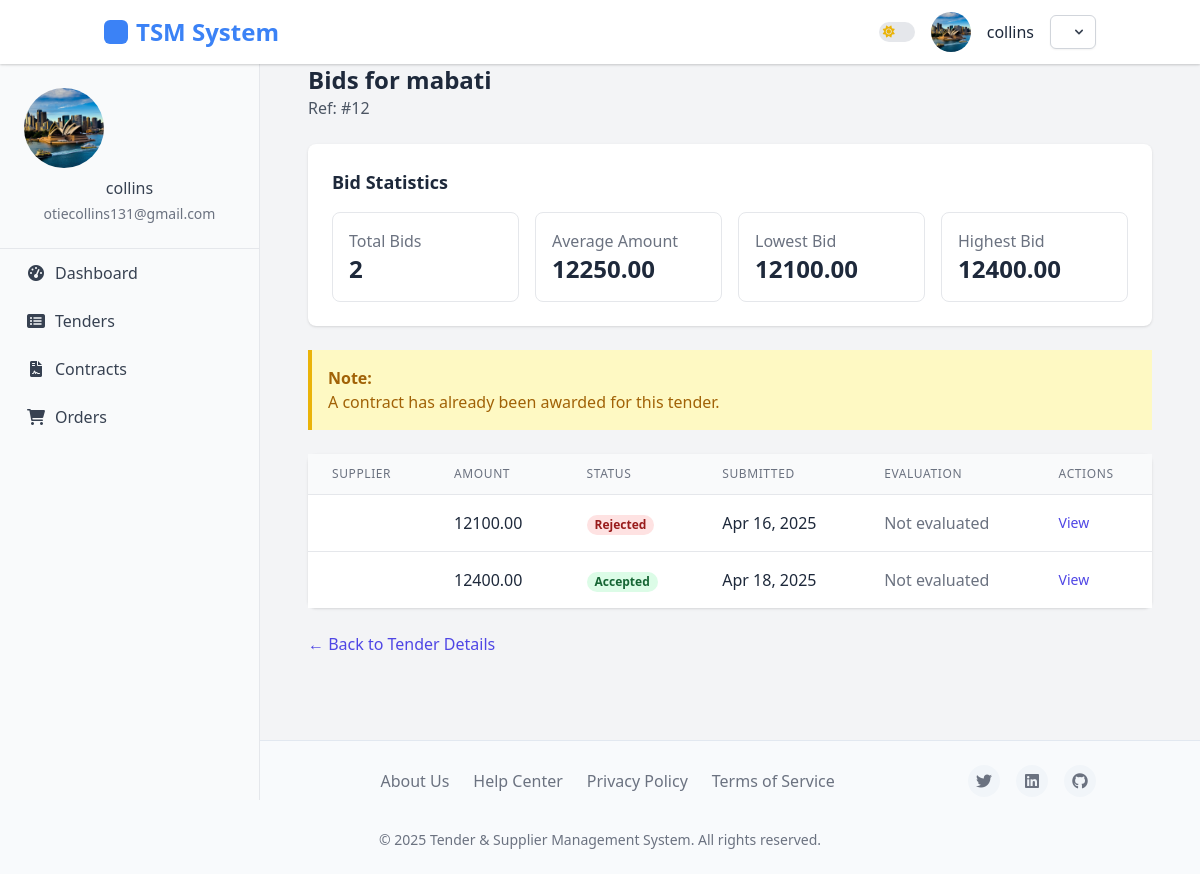
Page /bidding/tender/2/bids/ (signed in) on the committed database.
### accounts/models.py (models this page shows, shortened)
class User(AbstractUser):
    USER_TYPE_CHOICES = (
        ('buyer', 'Buyer'),
        ('supplier', 'Supplier'),
        ('admin', 'Administrator'),
    )
    user_type = models.CharField(
        max_length=10,
        choices=USER_TYPE_CHOICES,
        default='buyer',
        verbose_name=_('User Type')
    )
    company_name = models.CharField(max_length=100, blank=True)
    phone_number = models.CharField(max_length=20, blank=True)
    email = models.EmailField(_('email address'), unique=True)
    USERNAME_FIELD = 'email'
    REQUIRED_FIELDS = ['username', 'user_type']
    @property
    def is_buyer(self):
        return self.user_type == 'buyer'
    class Meta:
        permissions = [
            ("manage_buyers", "Can manage buyer accounts"),
            ("manage_suppliers", "Can manage supplier accounts"),
        ]

class UserProfile(models.Model):
    user = models.OneToOneField(User, on_delete=models.CASCADE, related_name='profile')
    profile_picture = models.ImageField(upload_to='profile_pics/', blank=True, null=True)
    address = models.TextField(blank=True)
    city = models.CharField(max_length=100, blank=True)
    state = models.CharField(max_length=100, blank=True)
    country = models.CharField(max_length=100, blank=True)
    postal_code = models.CharField(max_length=20, blank=True)
    tax_id = models.CharField(max_length=50, blank=True)
    registration_date = models.DateTimeField(auto_now_add=True)
    last_active = models.DateTimeField(auto_now=True)
    business_category = models.CharField(max_length=100, blank=True)
    years_in_business = models.PositiveIntegerField(default=0)
    department = models.CharField(max_length=100, blank=True)
    position = models.CharField(max_length=100, blank=True)

### tenders/models.py (models this page shows, shortened)
class Tender(models.Model):
    title = models.CharField(max_length=200)
    reference_number = models.CharField(max_length=50, unique=True)
    description = models.TextField()
    requirements = models.TextField()
    budget = models.DecimalField(max_digits=15, decimal_places=2, null=True, blank=True)
    created_at = models.DateTimeField(auto_now_add=True)
    updated_at = models.DateTimeField(auto_now=True)
    submission_deadline = models.DateTimeField()
    is_active = models.BooleanField(default=True)
    categories = models.ManyToManyField(TenderCategory, related_name='tenders')
    current_stage = models.ForeignKey(TenderStage, on_delete=models.SET_NULL, null=True, related_name='tenders')
    created_by = models.ForeignKey(settings.AUTH_USER_MODEL, on_delete=models.CASCADE, related_name='created_tenders')

### bidding/models.py (models this page shows, shortened)
class Bid(models.Model):
    tender = models.ForeignKey(Tender, on_delete=models.CASCADE, related_name='bids')
    supplier = models.ForeignKey(settings.AUTH_USER_MODEL, on_delete=models.CASCADE, related_name='bids')
    amount = models.DecimalField(max_digits=15, decimal_places=2)
    description = models.TextField()
    technical_details = models.TextField()
    delivery_timeline = models.IntegerField(help_text="Delivery time in days")
    created_at = models.DateTimeField(auto_now_add=True)
    updated_at = models.DateTimeField(auto_now=True)
    STATUS_CHOICES = (
        ('pending', 'Pending Review'),
        ('under_review', 'Under Review'),
        ('accepted', 'Accepted'),
        ('rejected', 'Rejected'),
    )
    status = models.CharField(max_length=20, choices=STATUS_CHOICES, default='pending')
    class Meta:
        unique_together = ('tender', 'supplier')
        ordering = ['amount']

### bidding/views.py (the view)
# urls.py: path('tender/<int:tender_id>/bids/', views.bid_list, name='bid_list'),
@login_required
def bid_list(request, tender_id):
    tender = get_object_or_404(Tender, pk=tender_id)
    if request.user != tender.created_by:
        bid = get_object_or_404(Bid, tender=tender, supplier=request.user)
        return redirect('bidding:bid_detail', pk=bid.pk)
    bids = Bid.objects.filter(tender=tender)
    stats = {
        'count': bids.count(),
        'avg_amount': bids.aggregate(Avg('amount'))['amount__avg'],
        'min_amount': bids.aggregate(Min('amount'))['amount__min'],
        'max_amount': bids.aggregate(Max('amount'))['amount__max'],
    }
    has_contract = Contract.objects.filter(tender=tender).exists()
    return render(request, 'bidding/bid_list.html', {
        'tender': tender,
        'bids': bids,
        'stats': stats,
        'has_contract': has_contract
    })

### bidding/templates/bidding/bid_list.html (shortened to what this page needs)
{% extends 'base.html' %}
{% block content %}
<div class="container mx-auto px-4 py-8">
    <div class="mb-6">
        <h1 class="text-2xl font-bold">Bids for {{ tender.title }}</h1>
        <p class="text-gray-600">Ref: {{ tender.reference_number }}</p>
    </div>
    {% if bids %}
        <div class="bg-white rounded-lg shadow mb-6 p-6">
            <h2 class="text-lg font-semibold mb-4">Bid Statistics</h2>
            <div class="grid grid-cols-1 md:grid-cols-4 gap-4">
                <div class="border rounded-lg p-4">
                    <p class="text-gray-500">Total Bids</p>
                    <p class="text-2xl font-bold">{{ stats.count }}</p>
                </div>
                <div class="border rounded-lg p-4">
                    <p class="text-gray-500">Average Amount</p>
                    <p class="text-2xl font-bold">{{ stats.avg_amount|floatformat:2 }}</p>
                </div>
                <div class="border rounded-lg p-4">
                    <p class="text-gray-500">Lowest Bid</p>
                    <p class="text-2xl font-bold">{{ stats.min_amount|floatformat:2 }}</p>
                </div>
                <div class="border rounded-lg p-4">
                    <p class="text-gray-500">Highest Bid</p>
                    <p class="text-2xl font-bold">{{ stats.max_amount|floatformat:2 }}</p>
                </div>
            </div>
        </div>
        {% if has_contract %}
            <div class="bg-yellow-100 border-l-4 border-yellow-500 text-yellow-700 p-4 mb-6" role="alert">
                <p class="font-bold">Note:</p>
                <p>A contract has already been awarded for this tender.</p>
            </div>
        {% endif %}
        <div class="bg-white rounded-lg shadow">
            <div class="overflow-x-auto">
                <table class="min-w-full divide-y divide-gray-200">
                    <thead>
                        <tr>
                            <th class="px-6 py-3 bg-gray-50 text-left text-xs font-medium text-gray-500 uppercase tracking-wider">Supplier</th>
                            <th class="px-6 py-3 bg-gray-50 text-left text-xs font-medium text-gray-500 uppercase tracking-wider">Amount</th>
                            <th class="px-6 py-3 bg-gray-50 text-left text-xs font-medium text-gray-500 uppercase tracking-wider">Status</th>
                            <th class="px-6 py-3 bg-gray-50 text-left text-xs font-medium text-gray-500 uppercase tracking-wider">Submitted</th>
                            <th class="px-6 py-3 bg-gray-50 text-left text-xs font-medium text-gray-500 uppercase tracking-wider">Evaluation</th>
                            <th class="px-6 py-3 bg-gray-50 text-left text-xs font-medium text-gray-500 uppercase tracking-wider">Actions</th>
                        </tr>
                    </thead>
                    <tbody class="bg-white divide-y divide-gray-200">
                        {% for bid in bids %}
                        <tr>
                            <td class="px-6 py-4 whitespace-nowrap">
                            </td>
                            <td class="px-6 py-4 whitespace-nowrap">
                                {{ bid.amount|floatformat:2 }}
                            </td>
                            <td class="px-6 py-4 whitespace-nowrap">
                                {% if bid.status == 'accepted' %}
                                <span class="px-2 inline-flex text-xs leading-5 font-semibold rounded-full bg-green-100 text-green-800">Accepted</span>
                                {% elif bid.status == 'rejected' %}
                                <span class="px-2 inline-flex text-xs leading-5 font-semibold rounded-full bg-red-100 text-red-800">Rejected</span>
                                {% else %}
                                <span class="px-2 inline-flex text-xs leading-5 font-semibold rounded-full bg-yellow-100 text-yellow-800">Pending</span>
                                {% endif %}
                            </td>
                            <td class="px-6 py-4 whitespace-nowrap">
                                {{ bid.created_at|date:"M d, Y" }}
                            </td>
                            <td class="px-6 py-4 whitespace-nowrap">
                                {% if bid.evaluation %}
                                    <span class="px-2 inline-flex text-xs leading-5 font-semibold rounded-full bg-blue-100 text-blue-800">
                                        Score: {{ bid.evaluation.score }}/10
                                    </span>
                                {% else %}
                                    <span class="text-gray-500">Not evaluated</span>
                                {% endif %}
                            </td>
                            <td class="px-6 py-4 whitespace-nowrap text-sm font-medium space-x-2">
                                <a href="{% url 'bidding:bid_detail' bid.id %}" class="text-indigo-600 hover:text-indigo-900">View</a>
                            </td>
                        </tr>
                        {% endfor %}
                    </tbody>
                </table>
            </div>
        </div>
    {% else %}
        <div class="bg-white rounded-lg shadow p-6">
            <p>No bids have been submitted for this tender yet.</p>
        </div>
    {% endif %}
    <div class="mt-6">
        <a href="{% url 'tenders:tender_detail' tender.id %}" class="text-indigo-600 hover:text-indigo-900">← Back to Tender Details</a>
    </div>
</div>
{% endblock %}

### accounts/templates/base.html (shortened to what this page needs)
<!DOCTYPE html>
<html lang="en" class="light">
    <head>
    <script src="https://cdn.tailwindcss.com"></script>
    <link rel="stylesheet" href="https://cdnjs.cloudflare.com/ajax/libs/font-awesome/6.0.0-beta3/css/all.min.css">
</head>
<body>
    <aside class="sidebar">
        <div class="sidebar-profile">
            {% if user.is_authenticated %}
                {% if user.profile.profile_picture %}
                    <img src="{{ user.profile.profile_picture.url }}" alt="{{ user.username }}'s Avatar">
                {% endif %}
                <h6>{{ user.get_full_name|default:user.username }}</h6>
                <p class="text-sm">{{ user.email }}</p>
            {% endif %}
        </div>
        <nav class="sidebar-nav">
            <ul>
                {% if user.is_authenticated %}
                    {% if user.is_buyer %}
                        <li><a href="{% url 'dashboard:buyer_dashboard' %}" {% if request.resolver_match.url_name == 'buyer_dashboard' %}class="active"{% endif %}><i class="fas fa-tachometer-alt"></i> Dashboard</a></li>
                        <li><a href="{% url 'tenders:tender_list' %}" {% if request.resolver_match.url_name == 'tender_list' %}class="active"{% endif %}><i class="fas fa-list-alt"></i> Tenders</a></li>
                        <li><a href="{% url 'contracts:contract_list' %}" {% if request.path == '/contracts/' %}class="active"{% endif %}><i class="fas fa-file-contract"></i> Contracts</a></li>
                        <li><a href="{% url 'orders:order_list' %}"><i class="fas fa-shopping-cart"></i> Orders</a></li>
                    {% endif %}
                {% endif %}
            </ul>
        </nav>
    </aside>
    <header>
        <nav class="container mx-auto px-4">
            <div class="logo">
                <a href="{% url 'home' %}" class="text-2xl font-bold">TSM System</a>
            </div>
            <div class="profile">
                <div class="theme-toggle-container">
                    <label class="relative inline-flex items-center cursor-pointer">
                        <span class="w-9 h-5 bg-gray-200 peer-focus:outline-none peer-focus:ring-2 peer-focus:ring-primary-300 dark:bg-gray-700 rounded-full peer dark:peer-focus:ring-primary-600 peer-checked:bg-primary-600 relative">
                            <i class="fas fa-sun absolute left-1 top-1/2 -translate-y-1/2 text-yellow-500 text-xs z-10 transition-opacity dark:opacity-0"></i>
                        </span>
                    </label>
                </div>
                {% if user.profile.profile_picture %}
                      <img src="{{ user.profile.profile_picture.url }}" alt="{{ user.username }}'s Avatar" class="w-10 h-10 rounded-full object-cover">
                    {% else %}
                      <img src="https://via.placeholder.com/40" alt="User Avatar" class="w-10 h-10 rounded-full object-cover">
                    {% endif %}
                {% if user.is_authenticated %}
                    <span class="username">{{ user.username }}</span>
                    <div class="relative inline-block text-left">
                        <button id="userMenuButton" type="button" class="inline-flex items-center justify-center px-3 py-2 text-sm font-medium text-gray-700 bg-white border border-gray-300 rounded-md shadow-sm hover:bg-gray-50 focus:outline-none focus:ring-2 focus:ring-offset-2 focus:ring-primary-500 dark:bg-gray-800 dark:border-gray-700 dark:text-gray-400 dark:hover:bg-gray-700" aria-expanded="false" aria-haspopup="true">
                            <svg class="w-4 h-4 ml-2 -mr-1" viewBox="0 0 20 20" fill="currentColor" aria-hidden="true">
                                <path fill-rule="evenodd" d="M5.293 7.293a1 1 0 011.414 0L10 10.586l3.293-3.293a1 1 0 111.414 1.414l-4 4a1 1 0 01-1.414 0l-4-4a1 1 0 010-1.414z" clip-rule="evenodd" />
                            </svg>
                        </button>
                    </div>
                {% endif %}
            </div>
        </nav>
    </header>
    <div class="main-content">
        {% block content %}{% endblock %}
    </div>
    <footer>
        <div class="container mx-auto px-4">
            <div class="footer-content">
                <div class="footer-logo">TSM System</div>
                <div class="footer-links">
                    <a href="#">About Us</a>
                    <a href="#">Help Center</a>
                    <a href="#">Privacy Policy</a>
                    <a href="#">Terms of Service</a>
                </div>
                <div class="footer-socials">
                    <a href="#"><i class="fab fa-twitter"></i></a>
                    <a href="#"><i class="fab fa-linkedin"></i></a>
                    <a href="#"><i class="fab fa-github"></i></a>
                </div>
                <div class="footer-copyright">
                    &copy; {% now "Y" %} Tender & Supplier Management System. All rights reserved.
                </div>
            </div>
        </div>
    </footer>
</body>
</html>

### rows in the picture
User: profile.profile_picture (picture), get_full_name "collins", email "otiecollins131@gmail.com", username "collins"
Tender: title "mabati", reference_number "#12"
Bid: amount "12100.00", status "Rejected", created_at "Apr 16, 2025", shows "Not evaluated"
Bid: amount "12400.00", status "Accepted", created_at "Apr 18, 2025", shows "Not evaluated"

### other values in the picture
{{ stats.count }} "2"
{{ stats.avg_amount|floatformat:2 }} "12250.00"
{{ stats.min_amount|floatformat:2 }} "12100.00"
{{ stats.max_amount|floatformat:2 }} "12400.00"
